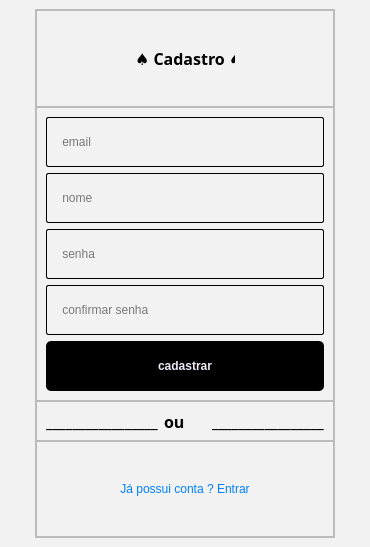
<?xml version="1.0" encoding="UTF-8"?>
<ui version="4.0">
 <class>MainWindow</class>
 <widget class="QMainWindow" name="MainWindow">
  <property name="geometry">
   <rect>
    <x>0</x>
    <y>0</y>
    <width>370</width>
    <height>547</height>
   </rect>
  </property>
  <property name="minimumSize">
   <size>
    <width>370</width>
    <height>547</height>
   </size>
  </property>
  <property name="maximumSize">
   <size>
    <width>370</width>
    <height>16777215</height>
   </size>
  </property>
  <property name="windowTitle">
   <string>MainWindow</string>
  </property>
  <property name="styleSheet">
   <string notr="true">background-color: rgb(242, 242, 242)

</string>
  </property>
  <widget class="QWidget" name="centralwidget">
   <layout class="QHBoxLayout" name="horizontalLayout">
    <item>
     <widget class="QFrame" name="frame">
      <property name="minimumSize">
       <size>
        <width>250</width>
        <height>0</height>
       </size>
      </property>
      <property name="maximumSize">
       <size>
        <width>300</width>
        <height>16777215</height>
       </size>
      </property>
      <property name="frameShape">
       <enum>QFrame::StyledPanel</enum>
      </property>
      <property name="frameShadow">
       <enum>QFrame::Raised</enum>
      </property>
      <layout class="QVBoxLayout" name="verticalLayout">
       <property name="spacing">
        <number>0</number>
       </property>
       <property name="leftMargin">
        <number>0</number>
       </property>
       <property name="topMargin">
        <number>0</number>
       </property>
       <property name="rightMargin">
        <number>0</number>
       </property>
       <property name="bottomMargin">
        <number>0</number>
       </property>
       <item>
        <widget class="QFrame" name="frame_3">
         <property name="frameShape">
          <enum>QFrame::StyledPanel</enum>
         </property>
         <property name="frameShadow">
          <enum>QFrame::Raised</enum>
         </property>
         <layout class="QHBoxLayout" name="horizontalLayout_3">
          <item>
           <spacer name="horizontalSpacer_3">
            <property name="orientation">
             <enum>Qt::Horizontal</enum>
            </property>
            <property name="sizeHint" stdset="0">
             <size>
              <width>40</width>
              <height>20</height>
             </size>
            </property>
           </spacer>
          </item>
          <item>
           <widget class="QLabel" name="label_2">
            <property name="minimumSize">
             <size>
              <width>0</width>
              <height>0</height>
             </size>
            </property>
            <property name="maximumSize">
             <size>
              <width>100</width>
              <height>16777215</height>
             </size>
            </property>
            <property name="font">
             <font>
              <family>Noto Sans Georgian</family>
              <pointsize>12</pointsize>
              <weight>75</weight>
              <bold>true</bold>
             </font>
            </property>
            <property name="styleSheet">
             <string notr="true">QLabel{
text-align: center;
}</string>
            </property>
            <property name="text">
             <string>♠ Cadastro ♠</string>
            </property>
           </widget>
          </item>
          <item>
           <spacer name="horizontalSpacer_4">
            <property name="orientation">
             <enum>Qt::Horizontal</enum>
            </property>
            <property name="sizeHint" stdset="0">
             <size>
              <width>40</width>
              <height>20</height>
             </size>
            </property>
           </spacer>
          </item>
         </layout>
        </widget>
       </item>
       <item>
        <widget class="QFrame" name="frame_4">
         <property name="maximumSize">
          <size>
           <width>16777215</width>
           <height>300</height>
          </size>
         </property>
         <property name="frameShape">
          <enum>QFrame::StyledPanel</enum>
         </property>
         <property name="frameShadow">
          <enum>QFrame::Raised</enum>
         </property>
         <layout class="QVBoxLayout" name="verticalLayout_2">
          <item>
           <widget class="QLineEdit" name="cadastro_lineEdit_email">
            <property name="minimumSize">
             <size>
              <width>0</width>
              <height>50</height>
             </size>
            </property>
            <property name="maximumSize">
             <size>
              <width>16777215</width>
              <height>16777215</height>
             </size>
            </property>
            <property name="styleSheet">
             <string notr="true">border-width: 1px;
border-color: black;
border-style: solid;
display: inline-block;
border-radius: 2px;</string>
            </property>
            <property name="inputMask">
             <string/>
            </property>
            <property name="text">
             <string/>
            </property>
            <property name="placeholderText">
             <string>    email</string>
            </property>
           </widget>
          </item>
          <item>
           <widget class="QLineEdit" name="cadastro_lineEdit_nome">
            <property name="minimumSize">
             <size>
              <width>0</width>
              <height>50</height>
             </size>
            </property>
            <property name="maximumSize">
             <size>
              <width>16777215</width>
              <height>16777215</height>
             </size>
            </property>
            <property name="styleSheet">
             <string notr="true">border-width: 1px;
border-color: black;
border-style: solid;
display: inline-block;
border-radius: 2px;</string>
            </property>
            <property name="inputMask">
             <string/>
            </property>
            <property name="text">
             <string/>
            </property>
            <property name="placeholderText">
             <string>    nome</string>
            </property>
           </widget>
          </item>
          <item>
           <widget class="QLineEdit" name="cadastro_lineEdit_senha">
            <property name="minimumSize">
             <size>
              <width>0</width>
              <height>50</height>
             </size>
            </property>
            <property name="styleSheet">
             <string notr="true">border-width: 1px;
border-color: black;
border-style: solid;
display: inline-block;
border-radius: 2px;</string>
            </property>
            <property name="inputMask">
             <string/>
            </property>
            <property name="text">
             <string/>
            </property>
            <property name="placeholderText">
             <string>    senha</string>
            </property>
           </widget>
          </item>
          <item>
           <widget class="QLineEdit" name="cadastro_lineEdit_conf_senha">
            <property name="minimumSize">
             <size>
              <width>0</width>
              <height>50</height>
             </size>
            </property>
            <property name="maximumSize">
             <size>
              <width>16777215</width>
              <height>16777215</height>
             </size>
            </property>
            <property name="styleSheet">
             <string notr="true">border-width: 1px;
border-color: black;
border-style: solid;
display: inline-block;
border-radius: 2px;</string>
            </property>
            <property name="inputMask">
             <string/>
            </property>
            <property name="text">
             <string/>
            </property>
            <property name="placeholderText">
             <string>    confirmar senha</string>
            </property>
           </widget>
          </item>
          <item>
           <widget class="QPushButton" name="cadastro_pushButton_cadastrar">
            <property name="minimumSize">
             <size>
              <width>0</width>
              <height>50</height>
             </size>
            </property>
            <property name="maximumSize">
             <size>
              <width>16777215</width>
              <height>16777215</height>
             </size>
            </property>
            <property name="font">
             <font>
              <weight>75</weight>
              <bold>true</bold>
             </font>
            </property>
            <property name="cursor">
             <cursorShape>PointingHandCursor</cursorShape>
            </property>
            <property name="styleSheet">
             <string notr="true">QPushButton{
	border-radius: 5px;
	border-image: url(:/Close_Image/cil-x.png);
	background-position: center;
		
	color: rgb(240, 233, 249);
	background-color: rgb(0, 0, 0);
	
}
QPushButton:hover{
	
	
	background-color: rgb(42, 42, 42);
	color: rgb(240, 233, 249);
}
QPushButton:pressed{
	background-color: rgb(35, 35, 35);
	color: rgb(200, 200, 200);
}

</string>
            </property>
            <property name="text">
             <string>cadastrar</string>
            </property>
           </widget>
          </item>
         </layout>
        </widget>
       </item>
       <item>
        <widget class="QFrame" name="frame_2">
         <property name="minimumSize">
          <size>
           <width>0</width>
           <height>40</height>
          </size>
         </property>
         <property name="maximumSize">
          <size>
           <width>16777215</width>
           <height>40</height>
          </size>
         </property>
         <property name="frameShape">
          <enum>QFrame::StyledPanel</enum>
         </property>
         <property name="frameShadow">
          <enum>QFrame::Raised</enum>
         </property>
         <layout class="QHBoxLayout" name="horizontalLayout_2">
          <item>
           <widget class="QLabel" name="label_6">
            <property name="minimumSize">
             <size>
              <width>0</width>
              <height>0</height>
             </size>
            </property>
            <property name="maximumSize">
             <size>
              <width>16777215</width>
              <height>16777215</height>
             </size>
            </property>
            <property name="font">
             <font>
              <family>Noto Sans Georgian</family>
              <pointsize>12</pointsize>
              <weight>75</weight>
              <bold>true</bold>
             </font>
            </property>
            <property name="styleSheet">
             <string notr="true">QLabel{
text-align: center;
}</string>
            </property>
            <property name="text">
             <string>_________________</string>
            </property>
           </widget>
          </item>
          <item>
           <widget class="QLabel" name="label_4">
            <property name="minimumSize">
             <size>
              <width>0</width>
              <height>0</height>
             </size>
            </property>
            <property name="maximumSize">
             <size>
              <width>100</width>
              <height>16777215</height>
             </size>
            </property>
            <property name="font">
             <font>
              <family>Noto Sans Georgian</family>
              <pointsize>12</pointsize>
              <weight>75</weight>
              <bold>true</bold>
             </font>
            </property>
            <property name="styleSheet">
             <string notr="true">QLabel{
text-align: center;
}</string>
            </property>
            <property name="text">
             <string>ou</string>
            </property>
           </widget>
          </item>
          <item>
           <widget class="QLabel" name="label_5">
            <property name="minimumSize">
             <size>
              <width>0</width>
              <height>0</height>
             </size>
            </property>
            <property name="maximumSize">
             <size>
              <width>16777215</width>
              <height>16777215</height>
             </size>
            </property>
            <property name="font">
             <font>
              <family>Noto Sans Georgian</family>
              <pointsize>12</pointsize>
              <weight>75</weight>
              <bold>true</bold>
             </font>
            </property>
            <property name="styleSheet">
             <string notr="true">QLabel{
text-align: center;
}</string>
            </property>
            <property name="text">
             <string>_________________</string>
            </property>
           </widget>
          </item>
         </layout>
        </widget>
       </item>
       <item>
        <widget class="QFrame" name="frame_5">
         <property name="minimumSize">
          <size>
           <width>0</width>
           <height>30</height>
          </size>
         </property>
         <property name="maximumSize">
          <size>
           <width>16777215</width>
           <height>16777215</height>
          </size>
         </property>
         <property name="frameShape">
          <enum>QFrame::StyledPanel</enum>
         </property>
         <property name="frameShadow">
          <enum>QFrame::Raised</enum>
         </property>
         <layout class="QHBoxLayout" name="horizontalLayout_4">
          <item>
           <widget class="QPushButton" name="cadastro_pushButton_entrar_login">
            <property name="maximumSize">
             <size>
              <width>300</width>
              <height>16777215</height>
             </size>
            </property>
            <property name="cursor">
             <cursorShape>PointingHandCursor</cursorShape>
            </property>
            <property name="styleSheet">
             <string notr="true">QPushButton{
	border-radius: 5px;
	border-image: url(:/Close_Image/cil-x.png);
	background-position: center;
	
	color: rgb(0,127,255);
}


</string>
            </property>
            <property name="text">
             <string>Já possui conta ? Entrar</string>
            </property>
           </widget>
          </item>
         </layout>
        </widget>
       </item>
      </layout>
     </widget>
    </item>
   </layout>
  </widget>
 </widget>
 <resources/>
 <connections/>
</ui>
